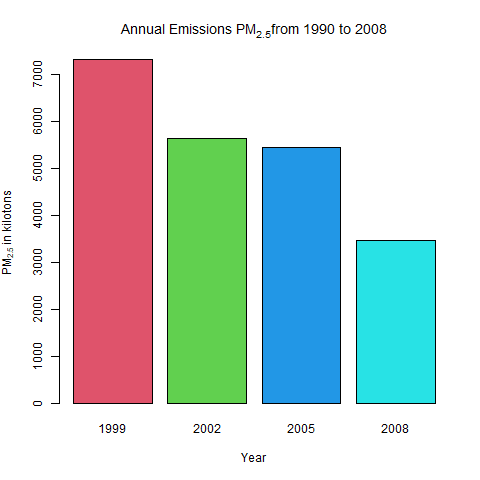

Generate this figure with R:
#Create PNG space to store plot.
png("plot1.png", width = 480, height = 480)

#Create Plot
total_annual_emissions <- aggregate(Emissions ~ year, NEI, FUN = sum)
color_range <- 2:(length(total_annual_emissions$year)+1)
with(total_annual_emissions, barplot(height=Emissions/1000, names.arg = year, col = color_range, 
                                     xlab = "Year", ylab = expression('PM'[2.5]*' in kilotons'), 
                                      main = expression('Annual Emissions PM'[2.5]*'from 1990 to 2008')))
#Store Plot in PNG
dev.off()